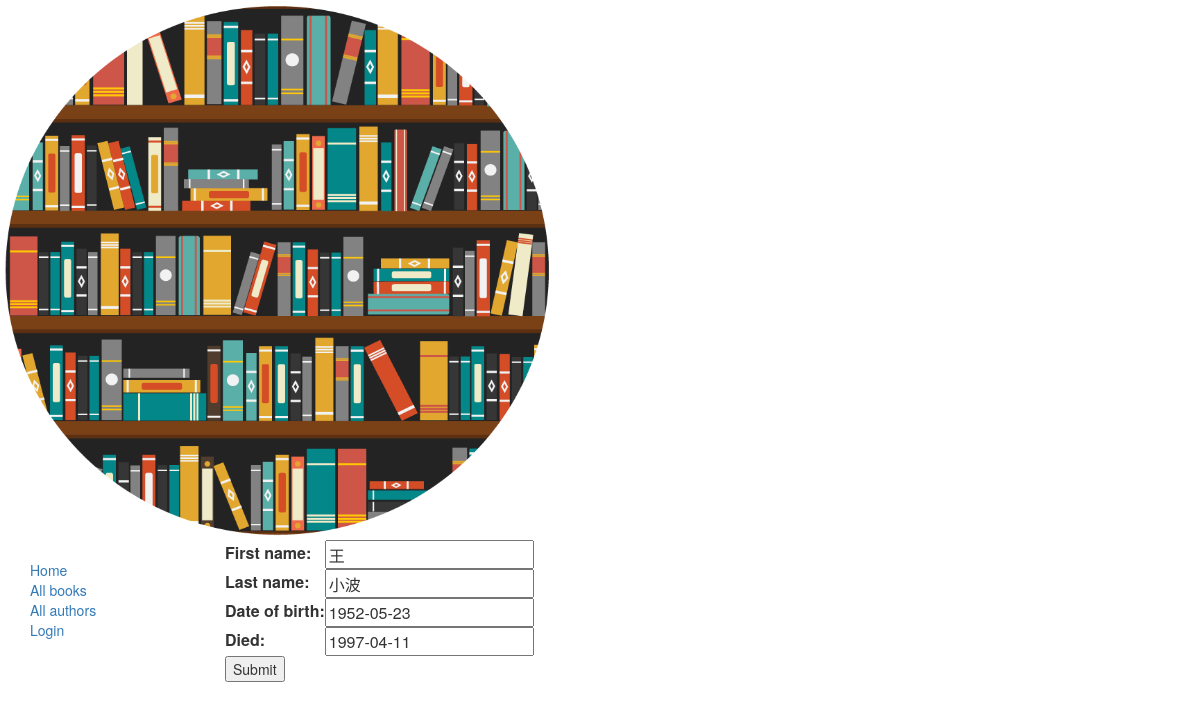
/catalog/author/1/update/, run on the app's committed database.
### catalog/models.py (models this page shows, shortened)
class Author(models.Model):
    first_name = models.CharField(max_length=100)
    last_name = models.CharField(max_length=100)
    date_of_birth = models.DateField(null=True, blank=True)
    date_of_death = models.DateField('Died', null=True, blank=True)

### catalog/views.py (the view)
# urls.py: path('author/<int:pk>/update/', views.AuthorUpdate.as_view(), name='author_update'),
class AuthorUpdate(UpdateView):
    model = Author
    fields = ['first_name','last_name','date_of_birth','date_of_death']

### catalog/templates/catalog/author_form.html (shortened to what this page needs)
{% extends "base_generic.html" %}
{% block content %}
<form action="" method="post">
    <table>
    {{ form.as_table }}
    </table>
    <input type="submit" value="Submit" />
</form>
{% endblock %}

### data on the page
Author: first_name "王", last_name "小波", date_of_birth "1952-05-23", date_of_death "1997-04-11"
